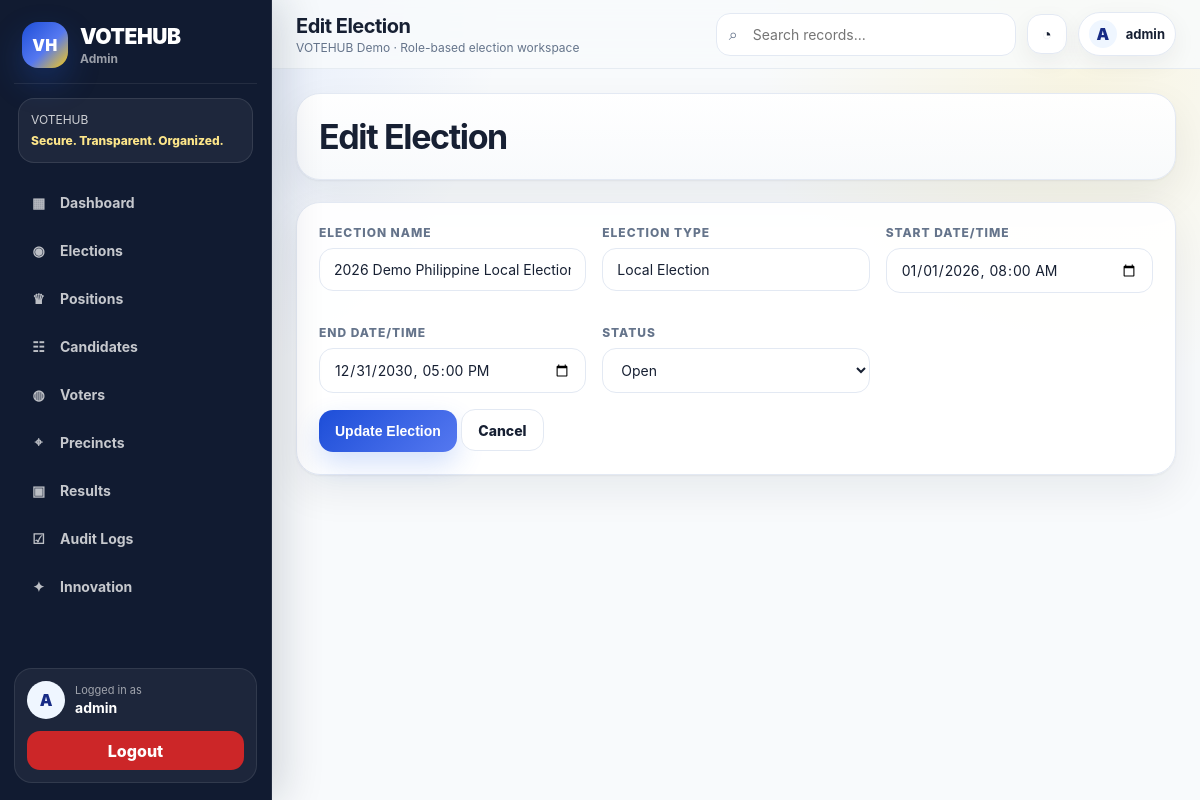
Screenshot of /admin/edit_election.php?id=1 (signed in) with the database file from the repository.
### tables this page shows
CREATE TABLE elections (
    election_id INT AUTO_INCREMENT PRIMARY KEY,
    election_name VARCHAR(150) NOT NULL,
    election_type VARCHAR(80) NOT NULL,
    start_datetime DATETIME NOT NULL,
    end_datetime DATETIME NOT NULL,
    status ENUM('upcoming','open','closed') NOT NULL DEFAULT 'upcoming',
    created_at TIMESTAMP DEFAULT CURRENT_TIMESTAMP
);

### includes/functions.php (called while the page is built, shortened)
<?php
function h($value) {
    return htmlspecialchars((string)$value, ENT_QUOTES, 'UTF-8');
}
function getElectionById(PDO $pdo, $election_id) {
    $stmt = $pdo->prepare('SELECT * FROM elections WHERE election_id = ?');
    $stmt->execute([$election_id]);
    return $stmt->fetch();
}
?>

### admin/edit_election.php (the view, shortened to what this page needs)
<?php
require_once __DIR__ . '/../includes/functions.php';
$id = (int)($_GET['id'] ?? 0);
$election = getElectionById($pdo, $id);
include __DIR__ . '/../includes/header.php';
include __DIR__ . '/../includes/sidebar.php';
?>
<div class="page-header"><h1>Edit Election</h1></div>
<div class="card">
    <form method="POST">
        <div class="form-grid">
            <div class="form-group"><label>Election Name</label><input type="text" name="election_name" value="<?= h($election['election_name']) ?>" required></div>
            <div class="form-group"><label>Election Type</label><input type="text" name="election_type" value="<?= h($election['election_type']) ?>" required></div>
            <div class="form-group"><label>Start Date/Time</label><input type="datetime-local" name="start_datetime" value="<?= h(str_replace(' ', 'T', substr($election['start_datetime'], 0, 16))) ?>" required></div>
            <div class="form-group"><label>End Date/Time</label><input type="datetime-local" name="end_datetime" value="<?= h(str_replace(' ', 'T', substr($election['end_datetime'], 0, 16))) ?>" required></div>
            <div class="form-group"><label>Status</label><select name="status"><option value="open" <?= $election['status']==='open'?'selected':'' ?>>Open</option></select></div>
        </div>
        <button type="submit">Update Election</button>
        <a class="btn btn-light" href="<?= BASE_URL ?>/admin/elections.php">Cancel</a>
    </form>
</div>
<?php include __DIR__ . '/../includes/footer.php'; ?>

### assets/css/style.css (style rules this page uses)
:root { --bg: #f8fafc; --bg-soft: #eef4ff; --surface: #ffffff; --surface-2: #f8fafc; --text: #172033; --muted: #65748b; --border: #e3e9f3; --primary: #1d4ed8; --primary-dark: #172b85; --primary-soft: #dbeafe; --navy: #111b31; --navy-2: #1d2b4a; --accent-yellow: #facc15; --accent-red: #dc2626; --success: #16a34a; --warning: #f59e0b; --danger: #dc2626; --shadow-card: 0 1px 2px rgba(15, 23, 42, 0.05), 0 16px 40px rgba(15, 23, 42, 0.07); --shadow-soft: 0 8px 24px rgba(15, 23, 42, 0.06); --radius: 18px; --radius-lg: 26px; }
* { box-sizing: border-box; }
html { scroll-behavior: smooth; }
body { margin: 0; font-family: Inter, ui-sans-serif, system-ui, -apple-system, BlinkMacSystemFont, "Segoe UI", Arial, sans-serif; background: radial-gradient(circle at 8% 0%, rgba(37, 99, 235, 0.12), transparent 30%), radial-gradient(circle at 90% 8%, rgba(250, 204, 21, 0.11), transparent 25%), var(--bg); color: var(--text); min-height: 100vh; }
a { color: inherit; text-decoration: none; }
.form-group { margin-bottom: 16px; }
label { display: block; font-size: 12px; font-weight: 850; text-transform: uppercase; letter-spacing: .08em; margin-bottom: 8px; color: var(--muted); }
input, select, textarea { width: 100%; border: 1px solid var(--border); background: #fff; color: var(--text); border-radius: 14px; padding: 12px 14px; font: inherit; font-size: 14px; transition: border-color .18s ease, box-shadow .18s ease; }
button, .btn { display: inline-flex; align-items: center; justify-content: center; gap: 8px; min-height: 42px; padding: 10px 16px; border: 0; border-radius: 14px; background: linear-gradient(135deg, var(--primary), #5578f0); color: #fff; font-size: 14px; font-weight: 850; cursor: pointer; box-shadow: 0 12px 28px rgba(37,99,235,0.20); transition: transform .18s ease, box-shadow .18s ease, opacity .18s ease; }
.btn-light { background: #fff; color: var(--text); border: 1px solid var(--border); box-shadow: none; }
.page-header { display: flex; justify-content: space-between; align-items: center; gap: 18px; margin-bottom: 22px; padding: 22px; border: 1px solid var(--border); border-radius: 24px; background: linear-gradient(180deg, rgba(255,255,255,0.96), rgba(248,250,252,0.94)); box-shadow: var(--shadow-card); }
.page-header h1 { margin: 0; font-size: clamp(25px, 3vw, 34px); letter-spacing: -0.04em; }
.card { margin-bottom: 22px; padding: 22px; border: 1px solid var(--border); border-radius: 24px; background: rgba(255,255,255,0.94); box-shadow: var(--shadow-card); }
.form-grid { display: grid; grid-template-columns: repeat(auto-fit, minmax(245px, 1fr)); gap: 16px; }
.card form:last-child, form.card:last-child { margin-bottom: 0; }

### rows the page displays
elections: election_name "2026 Demo Philippine Local Election", election_type "Local Election", start_datetime "01/01/2026 08:00", end_datetime "12/31/2030 17:00", status "Open"

### other values shown
$roleLabel ?: 'User' "Admin"
substr($name, 0, 1) "A"
$name "admin"
$pageTitleDisplay "Edit Election"
